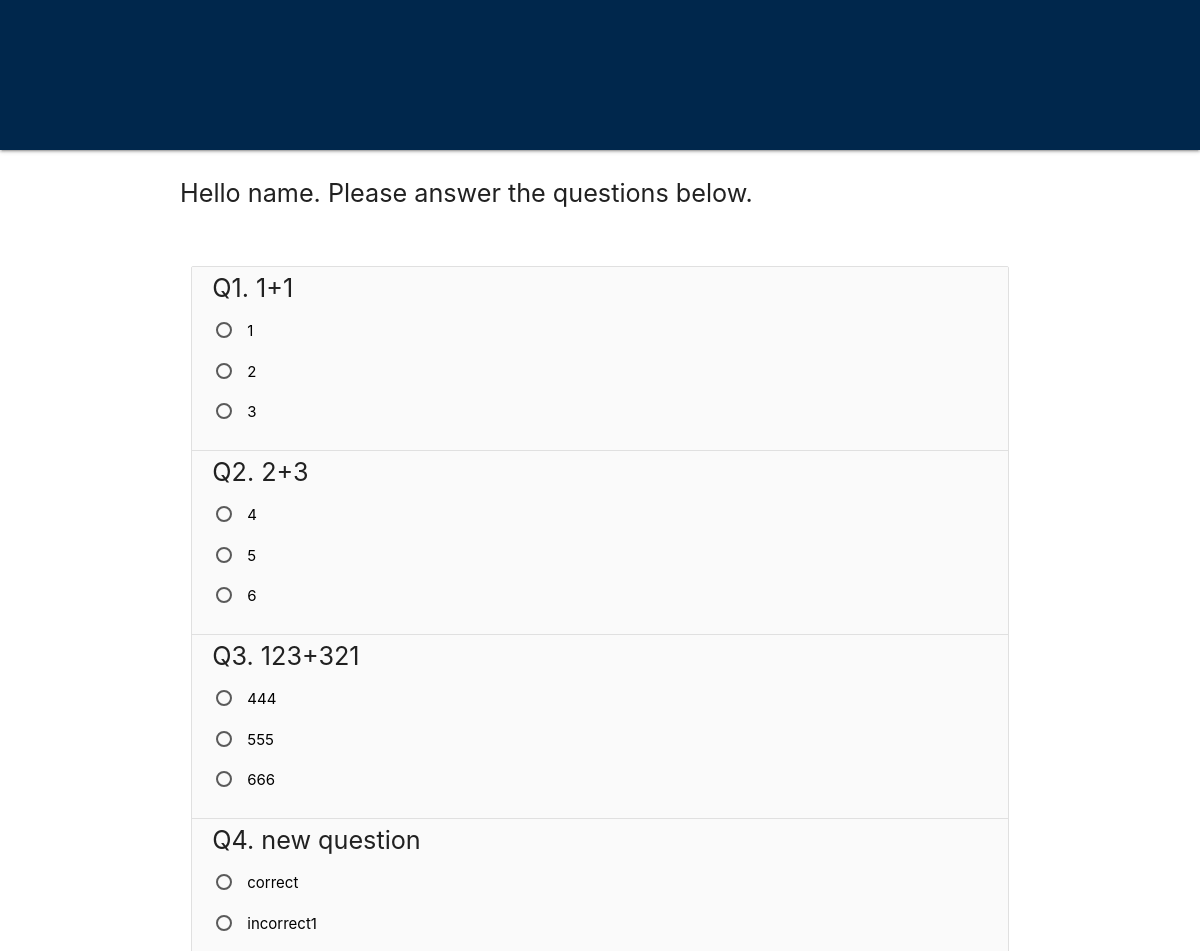
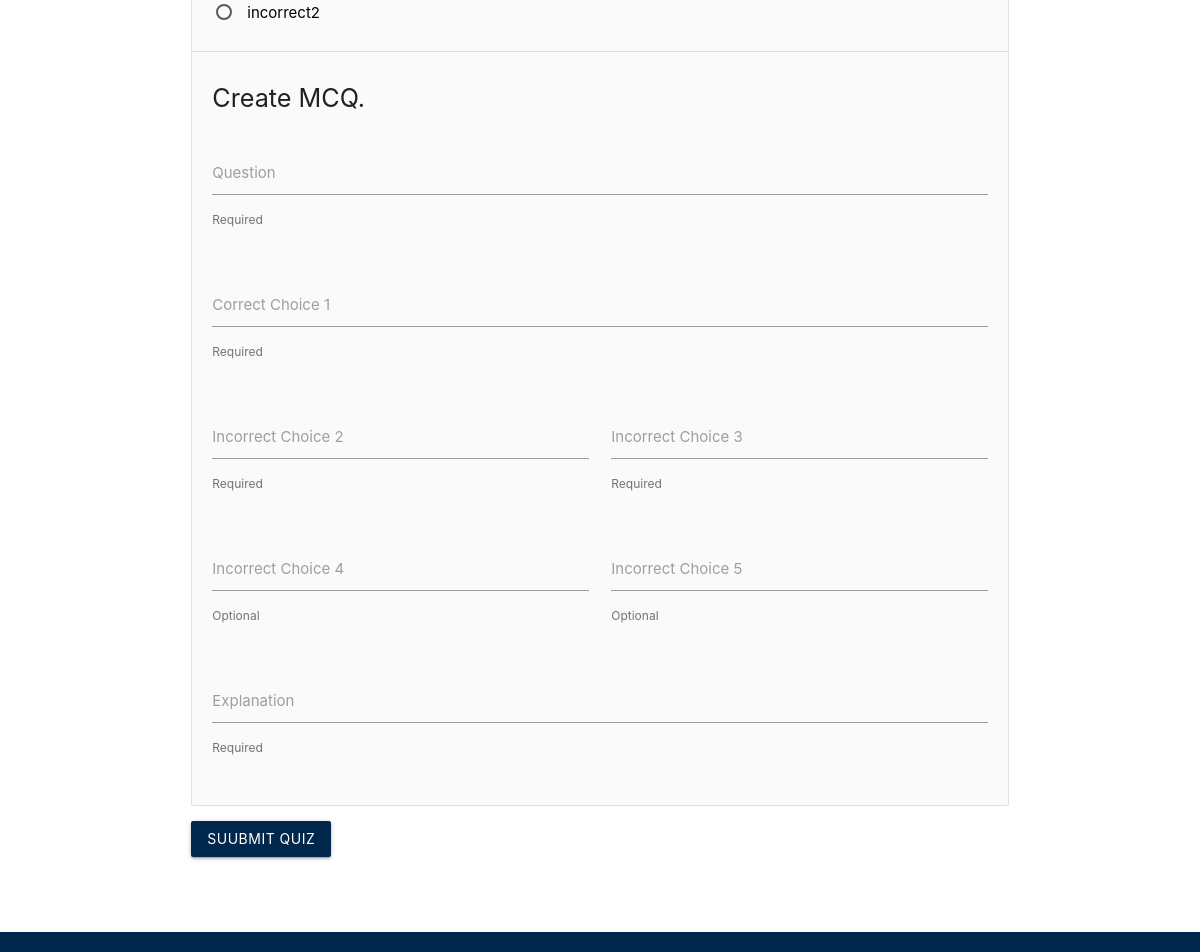
Page /polls/51/quiz/ on the committed database (2 pictures, top to bottom).
### polls/models.py (models this page shows, shortened)
class Student(models.Model):
    GROUP1 = 'G1'
    GROUP2 = 'G2'
    GROUP3 = 'G3'
    GROUP4 = 'G4'
    GROUP5 = 'G5'
    GROUP_TYPE_CHOICES = [
        (GROUP1, 'Control group'),
        (GROUP2, 'Experimental group without choice'),
        (GROUP3, 'Experimental group with choice'),
        (GROUP4, 'Group 3 choosing not to create MCQ'),
        (GROUP5, 'Group 3 choosing to create MCQ'),
    ]
    STAGE1 = 'S1'
    STAGE2 = 'S2'
    STAGE3 = 'S3'
    STAGE_CHOICES = [
        (STAGE1, 'Information page'),
        (STAGE2, 'Quiz'),
        (STAGE3, 'Results'),
    ]
    name = models.CharField(max_length=200, unique=True)
    stage = models.CharField(
        max_length=2,
        choices=STAGE_CHOICES,
        default='S1',
    )
    group = models.CharField(
        max_length=2,
        choices=GROUP_TYPE_CHOICES,
        default='G'+str(random.randrange(1,4)),
    )

class Base_Question(models.Model):
    question_text = models.CharField(max_length=2000)
    pub_date = models.DateTimeField('date published', auto_now_add=True)
    class Meta:
        abstract = True

class Question(Base_Question):
    TYPE1 = 'T1'
    TYPE2 = 'T2'
    QUESTION_TYPE_CHOICES = [
        (TYPE1, 'For all students'),
        (TYPE2, 'For students not creating a question'),
    ]
    question_type = models.CharField(
        max_length=2,
        choices=QUESTION_TYPE_CHOICES,
        default=TYPE1,
    )

class Base_Choice(models.Model):
    choice_text = models.CharField(max_length=2000)
    is_correct = models.BooleanField(default=False)
    class Meta:
        abstract = True

class Choice(Base_Choice):
    question = models.ForeignKey(Question, on_delete=models.CASCADE)
    votes = models.IntegerField(default=0)

### polls/views.py (the view)
# urls.py: path('<int:student_id>/quiz/', views.quiz, name='quiz'),
def quiz(request, student_id):
    student = get_object_or_404(Student, pk=student_id)
    if student.stage == Student.STAGE1:
        return HttpResponseRedirect(reverse('polls:info', args=(student.id,)))
    elif student.stage == Student.STAGE3:
        return HttpResponseRedirect(reverse('polls:results', args=(student.id,)))
    latest_question_list = Question.objects.filter(
        question_type=Question.TYPE1)
    if student.group == Student.GROUP1 or student.group == Student.GROUP4:
        latest_question_list = latest_question_list.union(
            Question.objects.filter(question_type=Question.TYPE2))
    context = {'latest_question_list': latest_question_list, 'student' : student}
    return render(request, 'polls/quiz.html', context)

### polls/templates/polls/quiz.html (shortened to what this page needs)
{% extends './base.html' %}
{% block content %}
<div class="row">
    <p class="flow-text">
        Hello {{ student.name }}. Please answer the questions below.
    </p>
</div>
<div class="row">
    {% if latest_question_list %}
    <form action="{% url 'polls:submit' student.id %}" method="post" class="col s12">
        <div class="collection">
            {% for question in latest_question_list %}
            <div class="collection-item grey lighten-5">
                <span class="flow-text">Q{{ forloop.counter }}. {{ question.question_text }}</span>
                {% for choice in question.choice_set.all %}
                <p>
                    <label>
                        <span class="black-text">{{ choice.choice_text }}</span>
                    </label>
                </p>
                {% endfor %}
            </div>
            {% endfor %}
            {% if student.group == 'G2' or student.group == 'G5' %}
            <div class="collection-item grey lighten-5">
                <p class="flow-text">Create MCQ.</p>
                <div class="row">
                    <div class="input-field col s12">
                        <textarea class="materialize-textarea" id="student_question" name="student_question"
                            required></textarea>
                        <label for="student_question">Question</label>
                        <span class="helper-text">Required</span>
                    </div>
                </div>
                <div class="row">
                    <div class="input-field col s12">
                        <textarea class="materialize-textarea" id="student_choice_1" name="student_choice_1"
                            required></textarea>
                        <label for="student_choice_1">Correct Choice 1</label>
                        <span class="helper-text">Required</span>
                    </div>
                </div>
                <div class="row">
                    <div class="input-field col s12 m6">
                        <textarea class="materialize-textarea" id="student_choice_2" name="student_choice_2"
                            required></textarea>
                        <label for="student_choice_2">Incorrect Choice 2</label>
                        <span class="helper-text">Required</span>
                    </div>
                    <div class="input-field col s12 m6">
                        <textarea class="materialize-textarea" id="student_choice_3" name="student_choice_3"
                            required></textarea>
                        <label for="student_choice_3">Incorrect Choice 3</label>
                        <span class="helper-text">Required</span>
                    </div>
                </div>
                <div class="row">
                    <div class="input-field col s12 m6">
                        <textarea class="materialize-textarea" id="student_choice_4" name="student_choice_4"></textarea>
                        <label for="student_choice_4">Incorrect Choice 4</label>
                        <span class="helper-text">Optional</span>
                    </div>
                    <div class="input-field col s12 m6">
                        <textarea class="materialize-textarea" id="student_choice_5" name="student_choice_5"></textarea>
                        <label for="student_choice_5">Incorrect Choice 5</label>
                        <span class="helper-text">Optional</span>
                    </div>
                </div>
                <div class="row">
                    <div class="input-field col s12">
                        <textarea class="materialize-textarea" id="student_explanation" name="student_explanation"
                            required></textarea>
                        <label for="student_explanation">Explanation</label>
                        <span class="helper-text">Required</span>
                    </div>
                </div>
            </div>
            {% endif %}
        </div>
        <button class="btn waves-effect waves-light umblue" type="submit" name="action">
            Suubmit quiz
        </button>
    </form>
    {% else %}
    <p>No quiz is available.</p>
    {% endif %}
</div>
{% endblock %}

### polls/templates/polls/base.html (shortened to what this page needs)
{% load static %}
<!DOCTYPE html>
<html>
<head>
    <link rel="stylesheet" href="https://cdnjs.cloudflare.com/ajax/libs/materialize/1.0.0/css/materialize.min.css">
    <link rel="stylesheet" type="text/css" href="{% static 'polls/style.css' %}">
</head>
<body>
    <header>
        <nav class="umblue" style="min-height: 150px">
            <div class="nav-wrapper container" style="height: 100%">
            </div>
        </nav>
    </header>
    <main class="container">
        {% block content %}{% endblock %}
    </main>
    <footer class="page-footer umblue" style="margin-top:5rem"></footer>
</body>
</html>

### polls/static/polls/style.css (style rules this page uses)
.umblue { background-color: #00274C !important; color: white !important; }

### rows in the picture
Student: name "name"
Question: question_text "1+1"
Choice: choice_text "1"
Choice: choice_text "2"
Choice: choice_text "3"
Question: question_text "2+3"
Choice: choice_text "4"
Choice: choice_text "5"
Choice: choice_text "6"
Question: question_text "123+321"
Choice: choice_text "444"
Choice: choice_text "555"
Choice: choice_text "666"
Question: question_text "new question"
Choice: choice_text "correct"
Choice: choice_text "incorrect1"
Choice: choice_text "incorrect2"
